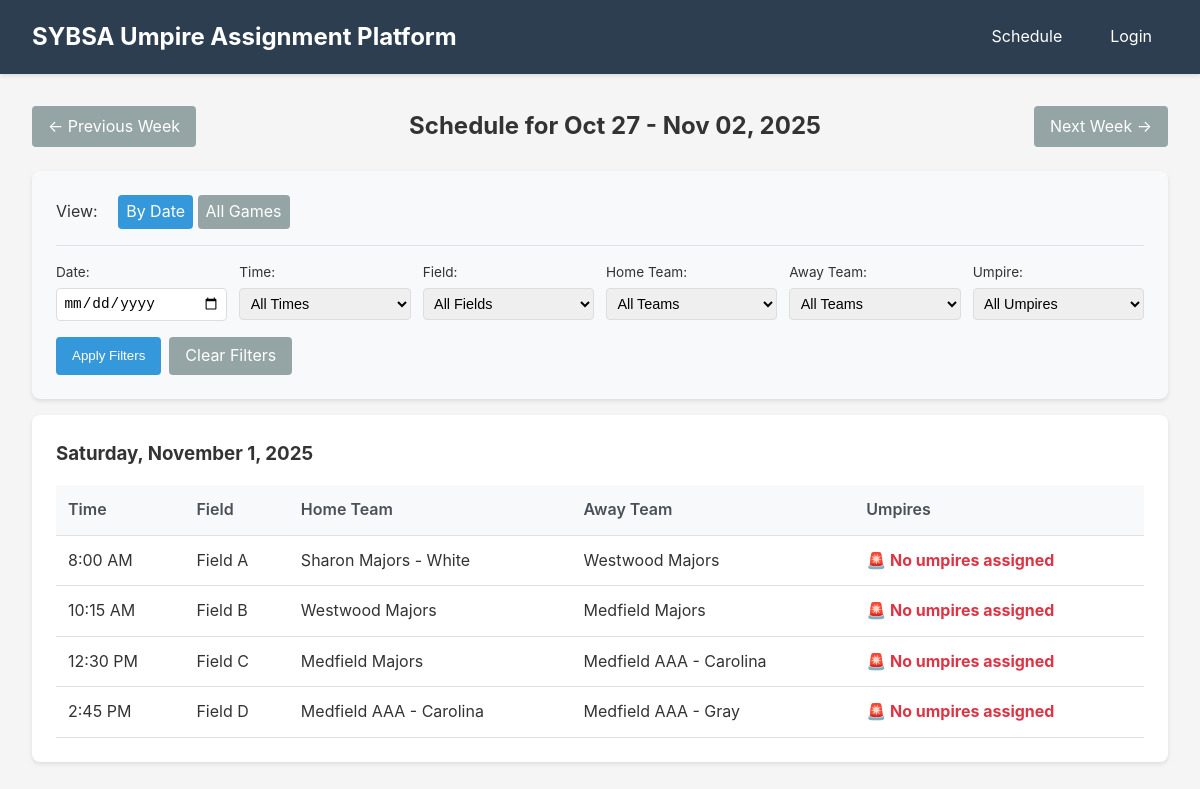
The page / on the database its author committed.
### assignments/models.py (models this page shows, shortened)
class Game(models.Model):
    TIME_CHOICES = [
        ('8:00', '8:00 AM'),
        ('10:15', '10:15 AM'),
        ('12:30', '12:30 PM'),
        ('2:45', '2:45 PM'),
    ]
    FIELD_CHOICES = [
        ('A', 'Field A'),
        ('B', 'Field B'),
        ('C', 'Field C'),
        ('D', 'Field D'),
        ('E', 'Field E'),
    ]
    home_team = models.ForeignKey(Team, on_delete=models.CASCADE, related_name='home_games')
    away_team = models.ForeignKey(Team, on_delete=models.CASCADE, related_name='away_games')
    date = models.DateField()
    time = models.CharField(max_length=10, choices=TIME_CHOICES)
    field = models.CharField(max_length=1, choices=FIELD_CHOICES)
    class Meta:
        verbose_name = "Game"
        verbose_name_plural = "Games"
        unique_together = ['date', 'time', 'field']
        ordering = ['date', 'time', 'field']

class Team(models.Model):
    LEVEL_CHOICES = [
        ('AAA', 'AAA'),
        ('Minors', 'Minors'),
        ('Majors', 'Majors'),
    ]
    town = models.ForeignKey(Town, on_delete=models.CASCADE)
    level = models.CharField(max_length=10, choices=LEVEL_CHOICES)
    coach = models.ForeignKey(Coach, on_delete=models.SET_NULL, null=True, blank=True)
    name = models.CharField(max_length=100, blank=True)
    class Meta:
        verbose_name = "Team"
        verbose_name_plural = "Teams"
        unique_together = ['town', 'level', 'name']
    def __str__(self):
        if self.name:
            return f"{self.town} {self.level} - {self.name}"
        return f"{self.town} {self.level}"

class Town(models.Model):
    name = models.CharField(max_length=100, unique=True)
    league_admin = models.ForeignKey(LeagueAdmin, on_delete=models.SET_NULL, null=True, blank=True)
    class Meta:
        verbose_name = "Town"
        verbose_name_plural = "Towns"
    def __str__(self):
        return self.name

### assignments/views.py (the view)
# urls.py: path('', views.weekly_schedule, name='weekly_schedule'),
def weekly_schedule(request):
    week_offset = int(request.GET.get('week', 0))
    sort_by = request.GET.get('sort', 'time')  # default sort by time
    sort_order = request.GET.get('order', 'asc')
    filter_date = request.GET.get('filter_date', '')
    filter_time = request.GET.get('filter_time', '')
    filter_field = request.GET.get('filter_field', '')
    filter_home_team = request.GET.get('filter_home_team', '')
    filter_away_team = request.GET.get('filter_away_team', '')
    filter_umpire = request.GET.get('filter_umpire', '')
    today = datetime.now().date()
    start_of_week = today - timedelta(days=today.weekday()) + timedelta(weeks=week_offset)
    end_of_week = start_of_week + timedelta(days=6)
    games = Game.objects.filter(
        date__gte=start_of_week,
        date__lte=end_of_week
    ).annotate(
        time_order=Case(
            When(time='8:00', then=1),
            When(time='10:15', then=2),
            When(time='12:30', then=3),
            When(time='2:45', then=4),
            default=99,
            output_field=IntegerField()
        )
    ).select_related(
        'home_team', 'away_team', 'home_team__town', 'away_team__town'
    ).prefetch_related(
        'assignments', 'assignments__umpire'
    )
    if filter_date:
        games = games.filter(date=filter_date)
    if filter_time:
        games = games.filter(time=filter_time)
    if filter_field:
        games = games.filter(field=filter_field)
    if filter_home_team:
        games = games.filter(home_team_id=filter_home_team)
    if filter_away_team:
        games = games.filter(away_team_id=filter_away_team)
    if filter_umpire:
        games = games.filter(assignments__umpire_id=filter_umpire).distinct()
    if sort_by == 'time':
        if sort_order == 'desc':
            games = games.order_by('-time_order', 'date', 'field')
        else:
            games = games.order_by('time_order', 'date', 'field')
        order_field = None  # Skip the additional ordering below
    elif sort_by == 'field':
        order_field = 'field'
    elif sort_by == 'home':
        order_field = 'home_team__town__name'
    elif sort_by == 'away':
        order_field = 'away_team__town__name'
    elif sort_by == 'umpires':
        from django.db.models import Count
        games = games.annotate(umpire_count=Count('assignments'))
        order_field = 'umpire_count'
    elif sort_by == 'datetime':
        if sort_order == 'desc':
            games = games.order_by('-date', '-time_order', '-field')
        else:
            games = games.order_by('date', 'time_order', 'field')
        order_field = None  # Skip the additional ordering below
    else:
        games = games.order_by('date', 'time_order', 'field')
        order_field = None
    if order_field:
        if sort_order == 'desc':
            games = games.order_by(f'-{order_field}', 'date', 'time')
        else:
            games = games.order_by(order_field, 'date', 'time')
    show_by_date = request.GET.get('view', 'by_date') == 'by_date'
    if show_by_date:
        games_by_date = {}
        for game in games:
            if game.date not in games_by_date:
                games_by_date[game.date] = []
            games_by_date[game.date].append(game)
        games_display = games_by_date
    else:
        games_display = list(games)
    all_teams = Team.objects.select_related('town').order_by('town__name', 'level')
    all_umpires = Umpire.objects.order_by('last_name', 'first_name')
    context = {
        'games_by_date': games_display if show_by_date else None,
        'games_list': games_display if not show_by_date else None,
        'start_of_week': start_of_week,
        'end_of_week': end_of_week,
        'week_offset': week_offset,
        'prev_week': week_offset - 1,
        'next_week': week_offset + 1,
        'sort_by': sort_by,
        'sort_order': sort_order,
        'next_order': 'desc' if sort_order == 'asc' else 'asc',
        'show_by_date': show_by_date,
        'filter_date': filter_date,
        'filter_time': filter_time,
        'filter_field': filter_field,
        'filter_home_team': filter_home_team,
        'filter_away_team': filter_away_team,
        'filter_umpire': filter_umpire,
        'all_teams': all_teams,
        'all_umpires': all_umpires,
        'time_choices': Game.TIME_CHOICES,
        'field_choices': Game.FIELD_CHOICES,
    }
    return render(request, 'assignments/weekly_schedule.html', context)

### assignments/templates/assignments/weekly_schedule.html (shortened to what this page needs)
{% extends 'assignments/base.html' %}
{% block content %}
<div class="week-navigation">
    <a href="?week={{ prev_week }}&sort={{ sort_by }}&order={{ sort_order }}&view={% if show_by_date %}by_date{% else %}list{% endif %}&filter_date={{ filter_date }}&filter_time={{ filter_time }}&filter_field={{ filter_field }}&filter_home_team={{ filter_home_team }}&filter_away_team={{ filter_away_team }}&filter_umpire={{ filter_umpire }}" class="btn btn-secondary">← Previous Week</a>
    <h2>Schedule for {{ start_of_week|date:"M d" }} - {{ end_of_week|date:"M d, Y" }}</h2>
    <a href="?week={{ next_week }}&sort={{ sort_by }}&order={{ sort_order }}&view={% if show_by_date %}by_date{% else %}list{% endif %}&filter_date={{ filter_date }}&filter_time={{ filter_time }}&filter_field={{ filter_field }}&filter_home_team={{ filter_home_team }}&filter_away_team={{ filter_away_team }}&filter_umpire={{ filter_umpire }}" class="btn btn-secondary">Next Week →</a>
</div>
<div class="card" style="background-color: #f8f9fa; margin-bottom: 1rem;">
    <div style="display: flex; justify-content: space-between; align-items: center; margin-bottom: 1rem;">
        <div>
            <label style="margin-right: 1rem;">View:</label>
            <a href="?week={{ week_offset }}&view=by_date&sort={{ sort_by }}&order={{ sort_order }}&filter_date={{ filter_date }}&filter_time={{ filter_time }}&filter_field={{ filter_field }}&filter_home_team={{ filter_home_team }}&filter_away_team={{ filter_away_team }}&filter_umpire={{ filter_umpire }}"
               class="btn btn-secondary" style="padding: 0.25rem 0.5rem; {% if show_by_date %}background-color: #3498db;{% endif %}">By Date</a>
            <a href="?week={{ week_offset }}&view=list&sort={{ sort_by }}&order={{ sort_order }}&filter_date={{ filter_date }}&filter_time={{ filter_time }}&filter_field={{ filter_field }}&filter_home_team={{ filter_home_team }}&filter_away_team={{ filter_away_team }}&filter_umpire={{ filter_umpire }}"
               class="btn btn-secondary" style="padding: 0.25rem 0.5rem; {% if not show_by_date %}background-color: #3498db;{% endif %}">All Games</a>
        </div>
    </div>
    <form method="get" style="border-top: 1px solid #dee2e6; padding-top: 1rem;">
        <div style="display: grid; grid-template-columns: repeat(auto-fit, minmax(150px, 1fr)); gap: 0.75rem;">
            <div>
                <label for="filter_date" style="font-size: 0.85rem; margin-bottom: 0.25rem; display: block;">Date:</label>
                <input type="date" name="filter_date" id="filter_date" value="{{ filter_date }}"
                       style="width: 100%; padding: 0.4rem; border: 1px solid #ddd; border-radius: 4px; font-size: 0.9rem;">
            </div>
            <div>
                <label for="filter_time" style="font-size: 0.85rem; margin-bottom: 0.25rem; display: block;">Time:</label>
                <select name="filter_time" id="filter_time"
                        style="width: 100%; padding: 0.4rem; border: 1px solid #ddd; border-radius: 4px; font-size: 0.9rem;">
                    <option value="">All Times</option>
                </select>
            </div>
            <div>
                <label for="filter_field" style="font-size: 0.85rem; margin-bottom: 0.25rem; display: block;">Field:</label>
                <select name="filter_field" id="filter_field"
                        style="width: 100%; padding: 0.4rem; border: 1px solid #ddd; border-radius: 4px; font-size: 0.9rem;">
                    <option value="">All Fields</option>
                </select>
            </div>
            <div>
                <label for="filter_home_team" style="font-size: 0.85rem; margin-bottom: 0.25rem; display: block;">Home Team:</label>
                <select name="filter_home_team" id="filter_home_team"
                        style="width: 100%; padding: 0.4rem; border: 1px solid #ddd; border-radius: 4px; font-size: 0.9rem;">
                    <option value="">All Teams</option>
                </select>
            </div>
            <div>
                <label for="filter_away_team" style="font-size: 0.85rem; margin-bottom: 0.25rem; display: block;">Away Team:</label>
                <select name="filter_away_team" id="filter_away_team"
                        style="width: 100%; padding: 0.4rem; border: 1px solid #ddd; border-radius: 4px; font-size: 0.9rem;">
                    <option value="">All Teams</option>
                </select>
            </div>
            <div>
                <label for="filter_umpire" style="font-size: 0.85rem; margin-bottom: 0.25rem; display: block;">Umpire:</label>
                <select name="filter_umpire" id="filter_umpire"
                        style="width: 100%; padding: 0.4rem; border: 1px solid #ddd; border-radius: 4px; font-size: 0.9rem;">
                    <option value="">All Umpires</option>
                </select>
            </div>
        </div>
        <div style="margin-top: 1rem; display: flex; gap: 0.5rem;">
            <button type="submit" class="btn" style="padding: 0.4rem 1rem;">Apply Filters</button>
            <a href="?week={{ week_offset }}&view={% if show_by_date %}by_date{% else %}list{% endif %}&sort={{ sort_by }}&order={{ sort_order }}"
               class="btn btn-secondary" style="padding: 0.4rem 1rem;">Clear Filters</a>
        </div>
    </form>
</div>
{% if show_by_date and games_by_date %}
    {% for date, games in games_by_date.items %}
    <div class="card">
        <h3>{{ date|date:"l, F j, Y" }}</h3>
        <table class="table">
            <thead>
                <tr>
                    <th>Time</th>
                    <th>Field</th>
                    <th>Home Team</th>
                    <th>Away Team</th>
                    <th>Umpires</th>
                </tr>
            </thead>
            <tbody>
                {% for game in games %}
                <tr {% if user.is_staff %}style="cursor: pointer;" onclick="window.location.href='{% url 'edit_game' game.id %}'"{% endif %}>
                    <td>{{ game.get_time_display }}</td>
                    <td>{{ game.get_field_display }}</td>
                    <td>{{ game.home_team }}</td>
                    <td>{{ game.away_team }}</td>
                    <td>
                        {% if game.assignments.all %}
                            {% for assignment in game.assignments.all %}
                                <div>
                                    {{ assignment.umpire }}
                                    <span class="badge {% if assignment.position == 'plate' %}badge-info{% elif assignment.position == 'base' %}badge-warning{% else %}badge-success{% endif %}">
                                        {{ assignment.get_position_display }}
                                    </span>
                                </div>
                            {% endfor %}
                            {% if game.assignments.count == 1 and game.assignments.first.position != 'solo' %}
                                <div style="color: #ff9800; font-weight: bold; margin-top: 0.25rem;">
                                    ⚠️ Needs 1 more umpire
                                </div>
                            {% endif %}
                        {% else %}
                            <span style="color: #dc3545; font-weight: bold;">
                                🚨 No umpires assigned
                            </span>
                        {% endif %}
                    </td>
                </tr>
                {% endfor %}
            </tbody>
        </table>
    </div>
    {% endfor %}
{% else %}
    <div class="card">
        <p>No games scheduled for this week.</p>
    </div>
{% endif %}
{% endblock %}

### assignments/templates/assignments/base.html (shortened to what this page needs)
<!DOCTYPE html>
<html lang="en">
<head>
</head>
<body>
    <header class="header">
        <div class="header-content">
            <h1>SYBSA Umpire Assignment Platform</h1>
            <nav class="nav">
                {% if user.is_authenticated %}
                    {% if user.umpire_profile %}
                        <a href="{% url 'umpire_dashboard' %}">Dashboard</a>
                        <a href="{% url 'manage_availability' %}">Availability</a>
                        <a href="{% url 'weekly_schedule' %}">Schedule</a>
                    {% else %}
                        <div class="nav-dropdown">
                            <span class="nav-dropdown-toggle">Schedule</span>
                            <div class="nav-dropdown-menu">
                                <a href="{% url 'weekly_schedule' %}">Weekly Schedule</a>
                                <a href="{% url 'unassigned_games' %}">Unassigned Games</a>
                            </div>
                        </div>
                        <div class="nav-dropdown">
                            <span class="nav-dropdown-toggle">Games</span>
                            <div class="nav-dropdown-menu">
                                <a href="{% url 'bulk_create_games' %}">Create Games</a>
                                <a href="{% url 'csv_import_home' %}">Import Data</a>
                            </div>
                        </div>
                        <div class="nav-dropdown">
                            <span class="nav-dropdown-toggle">Umpires</span>
                            <div class="nav-dropdown-menu">
                                <a href="{% url 'availability_grid' %}">Availability Grid</a>
                                <a href="{% url 'umpire_payments' %}">Payment Report</a>
                            </div>
                        </div>
                        {% if user.is_staff %}
                            <a href="/admin/">Django Admin</a>
                        {% endif %}
                    {% endif %}
                    <a href="{% url 'logout' %}" style="background-color: rgba(255, 255, 255, 0.1);">
                        Logout ({{ user.username }})
                    </a>
                {% else %}
                    <a href="{% url 'weekly_schedule' %}">Schedule</a>
                    <a href="{% url 'login' %}">Login</a>
                {% endif %}
            </nav>
        </div>
    </header>
    <main class="container">
        {% block content %}
        {% endblock %}
    </main>
</body>
</html>

### rows shown on the page
Game: date "Saturday, November 1, 2025", time "8:00 AM", field "Field A", home_team "Sharon Majors - White", away_team "Westwood Majors", shows "🚨 No umpires assigned"
Game: time "10:15 AM", field "Field B", home_team "Westwood Majors", away_team "Medfield Majors", shows "🚨 No umpires assigned"
Game: time "12:30 PM", field "Field C", home_team "Medfield Majors", away_team "Medfield AAA - Carolina", shows "🚨 No umpires assigned"
Game: time "2:45 PM", field "Field D", home_team "Medfield AAA - Carolina", away_team "Medfield AAA - Gray", shows "🚨 No umpires assigned"

### other values the page prints
{{ start_of_week|date:"M d" }} "Oct 27"
{{ end_of_week|date:"M d, Y" }} "Nov 02, 2025"
